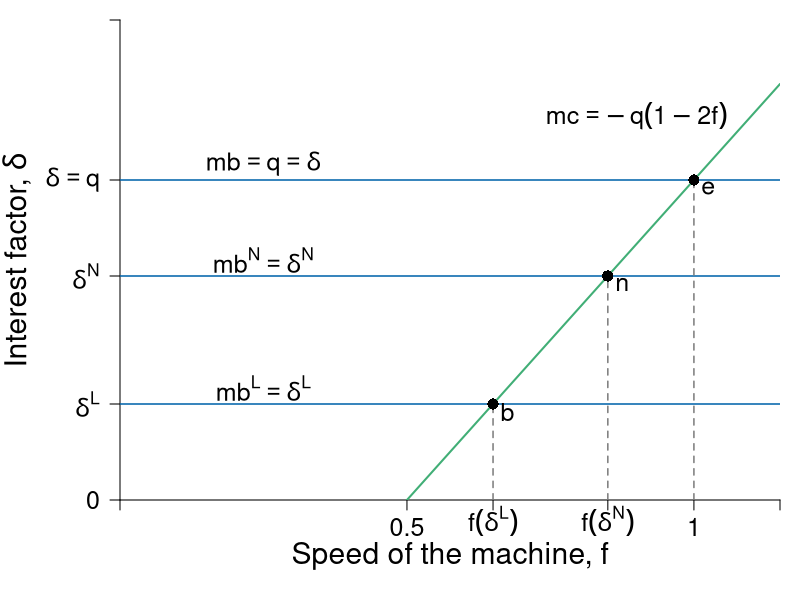

Source code (R):
require(shape)
pdf(file = "credit/credit_mb_mc.pdf", width = 7, height = 7)

#Set parameters for graphics
pointsize <- 1.8
axislabelsize <- 1.8
labelsize <- 1.5
namesize <- 1.8
annotatesize <- 1.5
graphlinewidth <- 2
segmentlinewidth <- 1.5

COL <- c("#7fc97f", "#beaed4", "#fdc086", "#ffff99", "#386cb0", "#f0027f", "#bf5b17", "#666666")
COLA <- c("#e0f3db", "#99d8c9","#66c2a4","#41ae76", "#238b45", "#005824")
COLB <- c("#c6dbef", "#4eb3d3", "#2b8cbe", "#0868ac","#084081")
COLC <- c("#fcfbfd", "#efedf5", "#dadaeb", "#bcbddc", "#9e9ac8", "#807dba", "#6a51a3", "#54278f", "#3f007d")
grays <- gray.colors(25, start = 1, end = 0)

par(mar =  c(5, 6, 1, 1))

mc <- function(f, q = 2) {
  -q + 2*q*f
}

xlims <- c(0, 1.15)
ylims <- c(0, 3)

npts <- 501 
x <- seq(xlims[1], xlims[2], length.out = npts)
y <- seq(ylims[1], ylims[2], length.out = npts) 

plot(0, 0, xlim = xlims, ylim = ylims, type = "n",
     xlab = expression(paste("")),
     ylab = expression(paste("")), 
     xaxt = "n", 
     yaxt = "n", 
     cex.lab = axislabelsize, 
     bty = "n",
     xaxs = "i", 
     yaxs = "i")

ticksy <- c(-2, 0, mc(f = 0.65), mc(f = 0.85), 2, ylims[2])
ylabels <- c(expression(paste(-q)), 0, expression(paste(delta^L)), expression(paste(delta^N)), expression(paste(delta == q)), NA)
ticksx <- c(0, 0.5, 0.65, 0.85, 1, xlims[2])
xlabels <- c(NA, 0.5, expression(paste(f*(delta^{L}) )), expression(paste(f*(delta^{N}) )), 1.0, NA)

axis(1, at = ticksx, pos = 0, labels = xlabels, cex.axis = labelsize)
axis(2, at = ticksy, pos = 0, labels = ylabels, las = 1, cex.axis = labelsize)

npts <- 500 
xx1 <- seq(xlims[1], xlims[2], length.out = npts)

#Lines for mrs graph
lines(xx1, mc(xx1, q = 2), col = COLA[4], lwd = graphlinewidth)

#Label axes
#mtext(expression(paste("Speed of the machine, ", f)), side = 1, line = 2.5, cex = axislabelsize)
text(-0.18, 0.5*(ylims[2] + ylims[1]), expression(paste("Interest factor, ", delta )), xpd = TRUE, cex = axislabelsize, srt = 90) 
text(0.5*(xlims[2]), -0.35, expression(paste("Speed of the machine, ", f)), xpd = TRUE, cex = axislabelsize) 

text(0.9, 2.4, expression(paste(mc == -q*(1 - 2*f) )), cex = labelsize)
text(0.25, 2.1, expression(paste(mb == q, phantom() == delta )), cex = labelsize)
text(0.25, 1.5, expression(paste(mb^N == delta^N )), cex = labelsize)
text(0.25, 0.7, expression(paste(mb^L == delta^L )), cex = labelsize)

segments(0.65, 0, 0.65, mc(f = 0.65), lty = 2, col = grays[20] , lwd = segmentlinewidth)
segments(0, mc(f = 0.65), xlims[2], mc(f = 0.65), lty = 1, col = COLB[4] , lwd = segmentlinewidth)
segments(0.85, 0, 0.85, mc(f = 0.85), lty = 2, col = grays[20] , lwd = segmentlinewidth)
segments(0, mc(f = 0.85), xlims[2], mc(f = 0.85), lty = 1, col = COLB[4] , lwd = segmentlinewidth)
segments(1, 0, 1, mc(f = 1), lty = 2, col = grays[20] , lwd = segmentlinewidth)
segments(0, mc(f = 1), xlims[2], mc(f = 1), lty = 1, col = COLB[4] , lwd = segmentlinewidth)

points(1, mc(1), pch = 16, col = "black", cex = 1.5)
points(0.85, mc(0.85), pch = 16, col = "black", cex = 1.5)
points(0.65, mc(0.65), pch = 16, col = "black", cex = 1.5)

# points(0.58, mc(f = 0.85), pch = 16, col = "black", cex = 1.5)
# points(0.93, mc(f = 0.85), pch = 16, col = "black", cex = 1.5)
# text(0.61, mc(f = 0.85) - 0.07, expression(paste(g)), cex = labelsize)
# text(0.96, mc(f = 0.85) - 0.07, expression(paste(h)), cex = labelsize)



text(1 + 0.025, mc(1) - 0.05, expression(paste(e)), cex = labelsize)
text(0.85 + 0.025, mc(0.85) - 0.05, expression(paste(n)), cex = labelsize)
text(0.65 + 0.025, mc(0.65) - 0.05, expression(paste(b)), cex = labelsize)

dev.off()
